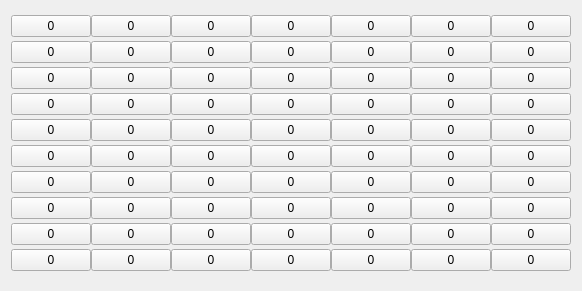
  <widget class="QWidget" name="gridLayoutWidget">
   <property name="geometry">
    <rect>
     <x>30</x>
     <y>60</y>
     <width>301</width>
     <height>291</height>
    </rect>
   </property>
   <property name="cursor">
    <cursorShape>PointingHandCursor</cursorShape>
   </property>
   <layout class="QGridLayout" name="gridLayout">
    <property name="spacing">
     <number>0</number>
    </property>
    <item row="6" column="6">
     <widget class="QPushButton" name="pushButton_63">
      <property name="cursor">
       <cursorShape>PointingHandCursor</cursorShape>
      </property>
      <property name="text">
       <string>0</string>
      </property>
     </widget>
    </item>
    <item row="4" column="4">
     <widget class="QPushButton" name="pushButton_55">
      <property name="cursor">
       <cursorShape>PointingHandCursor</cursorShape>
      </property>
      <property name="text">
       <string>0</string>
      </property>
     </widget>
    </item>
    <item row="0" column="0">
     <widget class="QPushButton" name="pushButton">
      <property name="sizePolicy">
       <sizepolicy hsizetype="Minimum" vsizetype="Preferred">
        <horstretch>0</horstretch>
        <verstretch>0</verstretch>
       </sizepolicy>
      </property>
      <property name="cursor">
       <cursorShape>PointingHandCursor</cursorShape>
      </property>
      <property name="text">
       <string>0</string>
      </property>
     </widget>
    </item>
    <item row="9" column="3">
     <widget class="QPushButton" name="pushButton_38">
      <property name="cursor">
       <cursorShape>PointingHandCursor</cursorShape>
      </property>
      <property name="text">
       <string>0</string>
      </property>
     </widget>
    </item>
    <item row="3" column="1">
     <widget class="QPushButton" name="pushButton_6">
      <property name="sizePolicy">
       <sizepolicy hsizetype="Minimum" vsizetype="Preferred">
        <horstretch>0</horstretch>
        <verstretch>0</verstretch>
       </sizepolicy>
      </property>
      <property name="cursor">
       <cursorShape>PointingHandCursor</cursorShape>
      </property>
      <property name="text">
       <string>0</string>
      </property>
     </widget>
    </item>
    <item row="8" column="6">
     <widget class="QPushButton" name="pushButton_72">
      <property name="cursor">
       <cursorShape>PointingHandCursor</cursorShape>
      </property>
      <property name="text">
       <string>0</string>
      </property>
     </widget>
    </item>
    <item row="0" column="5">
     <widget class="QPushButton" name="pushButton_23">
      <property name="cursor">
       <cursorShape>PointingHandCursor</cursorShape>
      </property>
      <property name="text">
       <string>0</string>
      </property>
     </widget>
    </item>
    <item row="10" column="6">
     <widget class="QPushButton" name="pushButton_28">
      <property name="cursor">
       <cursorShape>PointingHandCursor</cursorShape>
      </property>
      <property name="text">
       <string>0</string>
      </property>
     </widget>
    </item>
    <item row="8" column="5">
     <widget class="QPushButton" name="pushButton_66">
      <property name="cursor">
       <cursorShape>PointingHandCursor</cursorShape>
      </property>
      <property name="text">
       <string>0</string>
      </property>
     </widget>
    </item>
    <item row="7" column="0">
     <widget class="QPushButton" name="pushButton_17">
      <property name="cursor">
       <cursorShape>PointingHandCursor</cursorShape>
      </property>
      <property name="text">
       <string>0</string>
      </property>
     </widget>
    </item>
    <item row="1" column="2">
     <widget class="QPushButton" name="pushButton_8">
      <property name="sizePolicy">
       <sizepolicy hsizetype="Minimum" vsizetype="Preferred">
        <horstretch>0</horstretch>
        <verstretch>0</verstretch>
       </sizepolicy>
      </property>
      <property name="cursor">
       <cursorShape>PointingHandCursor</cursorShape>
      </property>
      <property name="text">
       <string>0</string>
      </property>
     </widget>
    </item>
    <item row="5" column="1">
     <widget class="QPushButton" name="pushButton_36">
      <property name="cursor">
       <cursorShape>PointingHandCursor</cursorShape>
      </property>
      <property name="text">
       <string>0</string>
      </property>
     </widget>
    </item>
    <item row="0" column="4">
     <widget class="QPushButton" name="pushButton_22">
      <property name="cursor">
       <cursorShape>PointingHandCursor</cursorShape>
      </property>
      <property name="text">
       <string>0</string>
      </property>
     </widget>
    </item>
    <item row="6" column="5">
     <widget class="QPushButton" name="pushButton_62">
      <property name="cursor">
       <cursorShape>PointingHandCursor</cursorShape>
      </property>
      <property name="text">
       <string>0</string>
      </property>
     </widget>
    </item>
    <item row="9" column="2">
     <widget class="QPushButton" name="pushButton_35">
      <property name="cursor">
       <cursorShape>PointingHandCursor</cursorShape>
      </property>
      <property name="text">
       <string>0</string>
      </property>
     </widget>
    </item>
    <item row="8" column="3">
     <widget class="QPushButton" name="pushButton_51">
      <property name="cursor">
       <cursorShape>PointingHandCursor</cursorShape>
      </property>
      <property name="text">
       <string>0</string>
      </property>
     </widget>
    </item>
    <item row="7" column="2">
     <widget class="QPushButton" name="pushButton_50">
      <property name="cursor">
       <cursorShape>PointingHandCursor</cursorShape>
      </property>
      <property name="text">
       <string>0</string>
      </property>
     </widget>
    </item>
    <item row="0" column="6">
     <widget class="QPushButton" name="pushButton_24">
      <property name="cursor">
       <cursorShape>PointingHandCursor</cursorShape>
      </property>
      <property name="text">
       <string>0</string>
      </property>
     </widget>
    </item>
    <item row="8" column="2">
     <widget class="QPushButton" name="pushButton_37">
      <property name="cursor">
       <cursorShape>PointingHandCursor</cursorShape>
      </property>
      <property name="text">
       <string>0</string>
      </property>
     </widget>
    </item>
    <item row="4" column="3">
     <widget class="QPushButton" name="pushButton_47">
      <property name="cursor">
       <cursorShape>PointingHandCursor</cursorShape>
      </property>
      <property name="text">
       <string>0</string>
      </property>
     </widget>
    </item>
    <item row="1" column="6">
     <widget class="QPushButton" name="pushButton_43">
      <property name="cursor">
       <cursorShape>PointingHandCursor</cursorShape>
      </property>
      <property name="text">
       <string>0</string>
      </property>
     </widget>
    </item>
    <item row="7" column="4">
     <widget class="QPushButton" name="pushButton_68">
      <property name="cursor">
       <cursorShape>PointingHandCursor</cursorShape>
      </property>
      <property name="text">
       <string>0</string>
      </property>
     </widget>
    </item>
    <item row="7" column="3">
     <widget class="QPushButton" name="pushButton_54">
      <property name="cursor">
       <cursorShape>PointingHandCursor</cursorShape>
      </property>
      <property name="text">
       <string>0</string>
      </property>
     </widget>
    </item>
    <item row="10" column="3">
     <widget class="QPushButton" name="pushButton_26">
      <property name="cursor">
       <cursorShape>PointingHandCursor</cursorShape>
      </property>
      <property name="text">
       <string>0</string>
      </property>
     </widget>
    </item>
    <item row="0" column="2">
     <widget class="QPushButton" name="pushButton_9">
      <property name="sizePolicy">
       <sizepolicy hsizetype="Minimum" vsizetype="Preferred">
        <horstretch>0</horstretch>
        <verstretch>0</verstretch>
       </sizepolicy>
      </property>
      <property name="cursor">
       <cursorShape>PointingHandCursor</cursorShape>
      </property>
      <property name="text">
       <string>0</string>
      </property>
     </widget>
    </item>
    <item row="3" column="6">
     <widget class="QPushButton" name="pushButton_44">
      <property name="cursor">
       <cursorShape>PointingHandCursor</cursorShape>
      </property>
      <property name="text">
       <string>0</string>
      </property>
     </widget>
    </item>
    <item row="6" column="2">
     <widget class="QPushButton" name="pushButton_49">
      <property name="cursor">
       <cursorShape>PointingHandCursor</cursorShape>
      </property>
      <property name="text">
       <string>0</string>
      </property>
     </widget>
    </item>
    <item row="4" column="1">
     <widget class="QPushButton" name="pushButton_13">
      <property name="cursor">
       <cursorShape>PointingHandCursor</cursorShape>
      </property>
      <property name="text">
       <string>0</string>
      </property>
     </widget>
    </item>
    <item row="5" column="5">
     <widget class="QPushButton" name="pushButton_59">
      <property name="cursor">
       <cursorShape>PointingHandCursor</cursorShape>
      </property>
      <property name="text">
       <string>0</string>
      </property>
     </widget>
    </item>
    <item row="10" column="4">
     <widget class="QPushButton" name="pushButton_25">
      <property name="cursor">
       <cursorShape>PointingHandCursor</cursorShape>
      </property>
      <property name="text">
       <string>0</string>
      </property>
     </widget>
    </item>
    <item row="8" column="4">
     <widget class="QPushButton" name="pushButton_67">
      <property name="cursor">
       <cursorShape>PointingHandCursor</cursorShape>
      </property>
      <property name="text">
       <string>0</string>
      </property>
     </widget>
    </item>
    <item row="1" column="3">
     <widget class="QPushButton" name="pushButton_39">
      <property name="cursor">
       <cursorShape>PointingHandCursor</cursorShape>
      </property>
      <property name="text">
       <string>0</string>
      </property>
     </widget>
    </item>
    <item row="3" column="0">
     <widget class="QPushButton" name="pushButton_5">
      <property name="sizePolicy">
       <sizepolicy hsizetype="Minimum" vsizetype="Preferred">
        <horstretch>0</horstretch>
        <verstretch>0</verstretch>
       </sizepolicy>
      </property>
      <property name="cursor">
       <cursorShape>PointingHandCursor</cursorShape>
      </property>
      <property name="text">
       <string>0</string>
      </property>
     </widget>
    </item>
    <item row="6" column="1">
     <widget class="QPushButton" name="pushButton_34">
      <property name="cursor">
       <cursorShape>PointingHandCursor</cursorShape>
      </property>
      <property name="text">
       <string>0</string>
      </property>
     </widget>
    </item>
    <item row="0" column="3">
     <widget class="QPushButton" name="pushButton_21">
      <property name="cursor">
       <cursorShape>PointingHandCursor</cursorShape>
      </property>
      <property name="text">
       <string>0</string>
      </property>
     </widget>
    </item>
    <item row="7" column="5">
     <widget class="QPushButton" name="pushButton_64">
      <property name="cursor">
       <cursorShape>PointingHandCursor</cursorShape>
      </property>
      <property name="text">
       <string>0</string>
      </property>
     </widget>
    </item>
    <item row="4" column="2">
     <widget class="QPushButton" name="pushButton_14">
      <property name="cursor">
       <cursorShape>PointingHandCursor</cursorShape>
      </property>
      <property name="text">
       <string>0</string>
      </property>
     </widget>
    </item>
    <item row="8" column="0">
     <widget class="QPushButton" name="pushButton_18">
      <property name="cursor">
       <cursorShape>PointingHandCursor</cursorShape>
      </property>
      <property name="text">
       <string>0</string>
      </property>
     </widget>
    </item>
    <item row="5" column="4">
     <widget class="QPushButton" name="pushButton_60">
      <property name="cursor">
       <cursorShape>PointingHandCursor</cursorShape>
      </property>
      <property name="text">
       <string>0</string>
      </property>
     </widget>
    </item>
    <item row="10" column="1">
     <widget class="QPushButton" name="pushButton_30">
      <property name="cursor">
       <cursorShape>PointingHandCursor</cursorShape>
      </property>
      <property name="text">
       <string>0</string>
      </property>
     </widget>
    </item>
    <item row="1" column="5">
     <widget class="QPushButton" name="pushButton_42">
      <property name="cursor">
       <cursorShape>PointingHandCursor</cursorShape>
      </property>
      <property name="text">
       <string>0</string>
      </property>
     </widget>
    </item>
    <item row="4" column="0">
     <widget class="QPushButton" name="pushButton_12">
      <property name="cursor">
       <cursorShape>PointingHandCursor</cursorShape>
      </property>
      <property name="text">
       <string>0</string>
      </property>
     </widget>
    </item>
    <item row="4" column="6">
     <widget class="QPushButton" name="pushButton_58">
      <property name="cursor">
       <cursorShape>PointingHandCursor</cursorShape>
      </property>
      <property name="text">
       <string>0</string>
      </property>
     </widget>
    </item>
    <item row="9" column="4">
     <widget class="QPushButton" name="pushButton_69">
      <property name="cursor">
       <cursorShape>PointingHandCursor</cursorShape>
      </property>
      <property name="text">
       <string>0</string>
      </property>
     </widget>
    </item>
    <item row="5" column="3">
     <widget class="QPushButton" name="pushButton_52">
      <property name="cursor">
       <cursorShape>PointingHandCursor</cursorShape>
      </property>
      <property name="text">
       <string>0</string>
      </property>
     </widget>
    </item>
    <item row="4" column="5">
     <widget class="QPushButton" name="pushButton_56">
      <property name="cursor">
       <cursorShape>PointingHandCursor</cursorShape>
      </property>
      <property name="text">
       <string>0</string>
      </property>
     </widget>
    </item>
    <item row="8" column="1">
     <widget class="QPushButton" name="pushButton_32">
      <property name="cursor">
       <cursorShape>PointingHandCursor</cursorShape>
      </property>
      <property name="text">
       <string>0</string>
      </property>
     </widget>
    </item>
    <item row="10" column="2">
     <widget class="QPushButton" name="pushButton_29">
      <property name="cursor">
       <cursorShape>PointingHandCursor</cursorShape>
      </property>
      <property name="text">
       <string>0</string>
      </property>
     </widget>
    </item>
    <item row="9" column="1">
     <widget class="QPushButton" name="pushButton_31">
      <property name="cursor">
       <cursorShape>PointingHandCursor</cursorShape>
      </property>
      <property name="text">
       <string>0</string>
      </property>
     </widget>
    </item>
    <item row="5" column="6">
     <widget class="QPushButton" name="pushButton_57">
      <property name="cursor">
       <cursorShape>PointingHandCursor</cursorShape>
      </property>
      <property name="text">
       <string>0</string>
      </property>
     </widget>
    </item>
    <item row="1" column="1">
     <widget class="QPushButton" name="pushButton_4">
      <property name="sizePolicy">
       <sizepolicy hsizetype="Minimum" vsizetype="Preferred">
        <horstretch>0</horstretch>
        <verstretch>0</verstretch>
       </sizepolicy>
      </property>
      <property name="cursor">
       <cursorShape>PointingHandCursor</cursorShape>
      </property>
      <property name="text">
       <string>0</string>
      </property>
     </widget>
    </item>
    <item row="9" column="0">
     <widget class="QPushButton" name="pushButton_19">
      <property name="cursor">
       <cursorShape>PointingHandCursor</cursorShape>
      </property>
      <property name="text">
       <string>0</string>
      </property>
     </widget>
    </item>
    <item row="0" column="1">
     <widget class="QPushButton" name="pushButton_3">
      <property name="sizePolicy">
       <sizepolicy hsizetype="Minimum" vsizetype="Preferred">
        <horstretch>0</horstretch>
        <verstretch>0</verstretch>
       </sizepolicy>
      </property>
      <property name="cursor">
       <cursorShape>PointingHandCursor</cursorShape>
      </property>
      <property name="text">
       <string>0</string>
      </property>
     </widget>
    </item>
    <item row="3" column="3">
     <widget class="QPushButton" name="pushButton_45">
      <property name="cursor">
       <cursorShape>PointingHandCursor</cursorShape>
      </property>
      <property name="text">
       <string>0</string>
      </property>
     </widget>
    </item>
    <item row="10" column="0">
     <widget class="QPushButton" name="pushButton_20">
      <property name="cursor">
       <cursorShape>PointingHandCursor</cursorShape>
      </property>
      <property name="text">
       <string>0</string>
      </property>
     </widget>
    </item>
    <item row="7" column="6">
     <widget class="QPushButton" name="pushButton_65">
      <property name="cursor">
       <cursorShape>PointingHandCursor</cursorShape>
      </property>
      <property name="text">
       <string>0</string>
      </property>
     </widget>
    </item>
    <item row="9" column="6">
     <widget class="QPushButton" name="pushButton_71">
      <property name="cursor">
       <cursorShape>PointingHandCursor</cursorShape>
      </property>
      <property name="text">
       <string>0</string>
      </property>
     </widget>
    </item>
    <item row="5" column="0">
     <widget class="QPushButton" name="pushButton_15">
      <property name="cursor">
       <cursorShape>PointingHandCursor</cursorShape>
      </property>
      <property name="text">
       <string>0</string>
      </property>
     </widget>
    </item>
    <item row="6" column="0">
     <widget class="QPushButton" name="pushButton_16">
      <property name="cursor">
       <cursorShape>PointingHandCursor</cursorShape>
      </property>
      <property name="text">
       <string>0</string>
      </property>
     </widget>
    </item>
    <item row="7" column="1">
     <widget class="QPushButton" name="pushButton_33">
      <property name="cursor">
       <cursorShape>PointingHandCursor</cursorShape>
      </property>
      <property name="text">
       <string>0</string>
      </property>
     </widget>
    </item>
    <item row="3" column="2">
     <widget class="QPushButton" name="pushButton_7">
      <property name="sizePolicy">
       <sizepolicy hsizetype="Minimum" vsizetype="Preferred">
        <horstretch>0</horstretch>
        <verstretch>0</verstretch>
       </sizepolicy>
      </property>
      <property name="cursor">
       <cursorShape>PointingHandCursor</cursorShape>
      </property>
      <property name="text">
       <string>0</string>
      </property>
     </widget>
    </item>
    <item row="6" column="3">
     <widget class="QPushButton" name="pushButton_53">
      <property name="cursor">
       <cursorShape>PointingHandCursor</cursorShape>
      </property>
      <property name="text">
       <string>0</string>
      </property>
     </widget>
    </item>
    <item row="3" column="4">
     <widget class="QPushButton" name="pushButton_46">
      <property name="cursor">
       <cursorShape>PointingHandCursor</cursorShape>
      </property>
      <property name="text">
       <string>0</string>
      </property>
     </widget>
    </item>
    <item row="10" column="5">
     <widget class="QPushButton" name="pushButton_27">
      <property name="cursor">
       <cursorShape>PointingHandCursor</cursorShape>
      </property>
      <property name="text">
       <string>0</string>
      </property>
     </widget>
    </item>
    <item row="6" column="4">
     <widget class="QPushButton" name="pushButton_61">
      <property name="cursor">
       <cursorShape>PointingHandCursor</cursorShape>
      </property>
      <property name="text">
       <string>0</string>
      </property>
     </widget>
    </item>
    <item row="5" column="2">
     <widget class="QPushButton" name="pushButton_48">
      <property name="cursor">
       <cursorShape>PointingHandCursor</cursorShape>
      </property>
      <property name="text">
       <string>0</string>
      </property>
     </widget>
    </item>
    <item row="1" column="4">
     <widget class="QPushButton" name="pushButton_40">
      <property name="cursor">
       <cursorShape>PointingHandCursor</cursorShape>
      </property>
      <property name="text">
       <string>0</string>
      </property>
     </widget>
    </item>
    <item row="3" column="5">
     <widget class="QPushButton" name="pushButton_41">
      <property name="cursor">
       <cursorShape>PointingHandCursor</cursorShape>
      </property>
      <property name="text">
       <string>0</string>
      </property>
     </widget>
    </item>
    <item row="9" column="5">
     <widget class="QPushButton" name="pushButton_70">
      <property name="cursor">
       <cursorShape>PointingHandCursor</cursorShape>
      </property>
      <property name="text">
       <string>0</string>
      </property>
     </widget>
    </item>
    <item row="1" column="0">
     <widget class="QPushButton" name="pushButton_2">
      <property name="sizePolicy">
       <sizepolicy hsizetype="Minimum" vsizetype="Preferred">
        <horstretch>0</horstretch>
        <verstretch>0</verstretch>
       </sizepolicy>
      </property>
      <property name="cursor">
       <cursorShape>PointingHandCursor</cursorShape>
      </property>
      <property name="text">
       <string>0</string>
      </property>
     </widget>
    </item>
   </layout>
  </widget>
